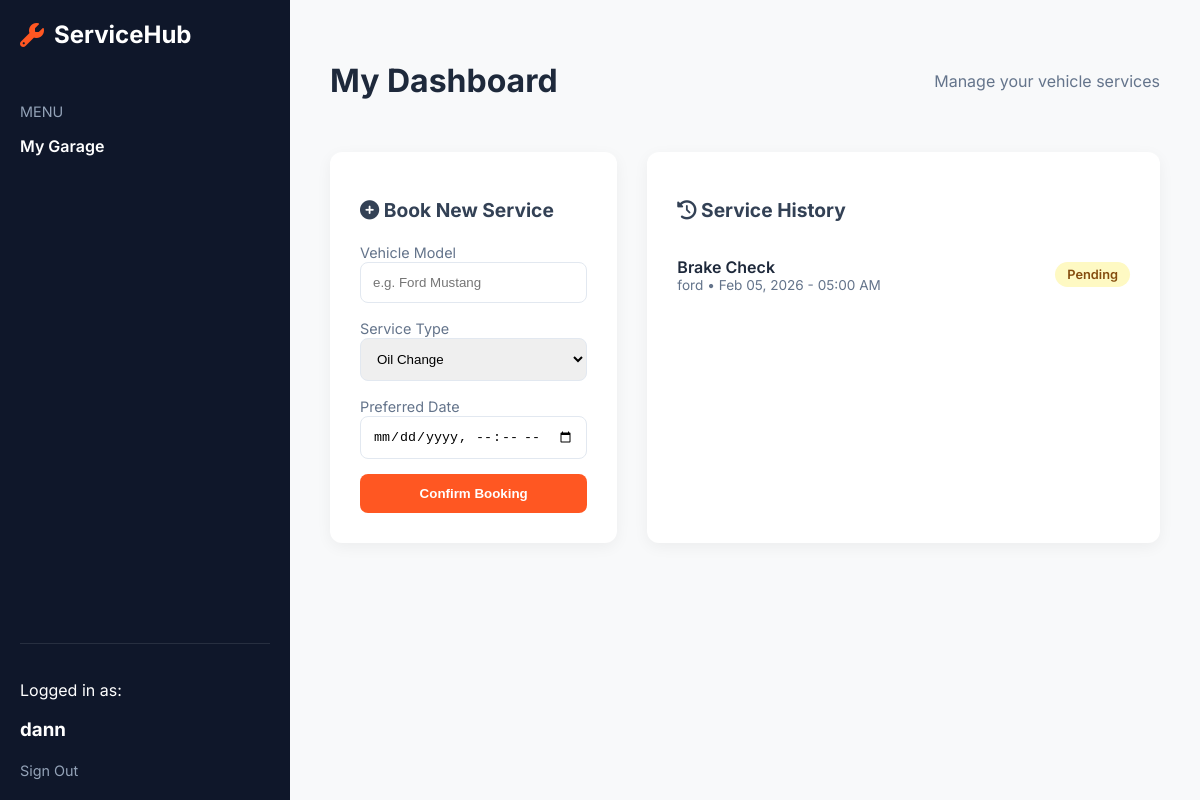
The app's page /client-dashboard.php (signed in) with its own data.
### tables this page shows
CREATE TABLE `appointments` (
  `id` int(11) NOT NULL,
  `client_name` varchar(100) NOT NULL,
  `vehicle_model` varchar(100) NOT NULL,
  `service_type` varchar(50) NOT NULL,
  `appointment_date` datetime NOT NULL,
  `status` enum('Pending','Confirmed','In Progress','Completed') DEFAULT 'Pending',
  `created_at` timestamp NOT NULL DEFAULT current_timestamp(),
  `user_id` int(11) DEFAULT NULL
);

### client-dashboard.php (the view, shortened to what this page needs)
<?php
include 'db_connect.php';
$user_id = $_SESSION['user_id'];
$user_name = $_SESSION['user_name'];
$history_sql = "SELECT * FROM appointments WHERE user_id = '$user_id' ORDER BY appointment_date DESC";
$history_result = $conn->query($history_sql);
?>
<!DOCTYPE html>
<html lang="en">
<head>
    <link rel="stylesheet" href="https://cdnjs.cloudflare.com/ajax/libs/font-awesome/6.4.0/css/all.min.css">
</head>
<body>
    <aside class="sidebar">
        <div class="logo"><i class="fa-solid fa-wrench"></i> ServiceHub</div>
        <div style="flex: 1;">
            <p style="color: #94a3b8; font-size: 0.9rem;">MENU</p>
            <p style="color: white; font-weight: 600; margin-bottom: 10px;">My Garage</p>
        </div>
        <div class="user-info">
            <p>Logged in as:</p>
            <h3><?php echo htmlspecialchars($user_name); ?></h3>
            <a href="login.php" style="color: #94a3b8; text-decoration: none; font-size: 0.9rem;">Sign Out</a>
        </div>
    </aside>
    <main class="main">
        <div class="header">
            <h1>My Dashboard</h1>
            <p style="color: #64748b;">Manage your vehicle services</p>
        </div>
        <div class="dashboard-grid">
            <div class="card">
                <h2><i class="fa-solid fa-plus-circle"></i> Book New Service</h2>
                <form method="POST">
                    <label style="font-size:0.9rem; color:#64748b;">Vehicle Model</label>
                    <input type="text" name="vehicle_model" placeholder="e.g. Ford Mustang" required>
                    <label style="font-size:0.9rem; color:#64748b;">Service Type</label>
                    <select name="service_type">
                        <option value="Oil Change">Oil Change</option>
                    </select>
                    <label style="font-size:0.9rem; color:#64748b;">Preferred Date</label>
                    <input type="datetime-local" name="appointment_date" required>
                    <button type="submit" class="btn-submit">Confirm Booking</button>
                </form>
            </div>
            <div class="card">
                <h2><i class="fa-solid fa-clock-rotate-left"></i> Service History</h2>
                <?php
                if ($history_result->num_rows > 0) {
                    while($row = $history_result->fetch_assoc()) {
                        $statusClass = str_replace(' ', '', $row['status']);
                        $dateFormatted = date('M d, Y - h:i A', strtotime($row['appointment_date']));
                        echo "
                        <div class='history-item'>
                            <div>
                                <div style='font-weight: 600; color: #1e293b;'>{$row['service_type']}</div>
                                <div style='font-size: 0.85rem; color: #64748b;'>{$row['vehicle_model']} • $dateFormatted</div>
                            </div>
                            <span class='status-badge status-$statusClass'>{$row['status']}</span>
                        </div>";
                    }
                } else {
                    echo "<p style='color:#64748b;'>No bookings yet.</p>";
                }
                ?>
            </div>
        </div>
    </main>
</body>
</html>

### client-dashboard.php (style rules this page uses)
:root { --primary: #ff5722; --bg: #f8f9fa; --sidebar: #0f172a; }
body { font-family: 'Inter', sans-serif; background: var(--bg); display: flex; min-height: 100vh; margin: 0; }
.sidebar { width: 250px; background: var(--sidebar); color: white; padding: 20px; display: flex; flex-direction: column; }
.logo { font-size: 1.5rem; font-weight: bold; margin-bottom: 40px; display: flex; align-items: center; gap: 10px; }
.logo i { color: var(--primary); }
.user-info { margin-top: auto; padding-top: 20px; border-top: 1px solid rgba(255,255,255,0.1); }
.main { flex: 1; padding: 40px; }
.header { display: flex; justify-content: space-between; align-items: center; margin-bottom: 30px; }
.header h1 { color: #1e293b; }
.dashboard-grid { display: grid; grid-template-columns: 1fr 2fr; gap: 30px; }
.card { background: white; padding: 30px; border-radius: 12px; box-shadow: 0 4px 15px rgba(0,0,0,0.05); }
h2 { font-size: 1.2rem; margin-bottom: 20px; color: #334155; }
input, select { width: 100%; padding: 12px; margin-bottom: 15px; border: 1px solid #e2e8f0; border-radius: 8px; box-sizing: border-box; }
.btn-submit { background: var(--primary); color: white; border: none; padding: 12px; width: 100%; border-radius: 8px; font-weight: 600; cursor: pointer; transition: 0.2s; }
.history-item { display: flex; justify-content: space-between; align-items: center; padding: 15px 0; border-bottom: 1px solid #f1f5f9; }
.history-item:last-child { border-bottom: none; }
.status-badge { padding: 5px 12px; border-radius: 20px; font-size: 0.8rem; font-weight: 600; }
.status-Pending { background: #fef9c3; color: #854d0e; }

### records on screen
appointments: service_type "Brake Check", vehicle_model "ford", appointment_date "Feb 05, 2026 - 05:00 AM", status "Pending"

### other values on screen
$user_name "dann"
